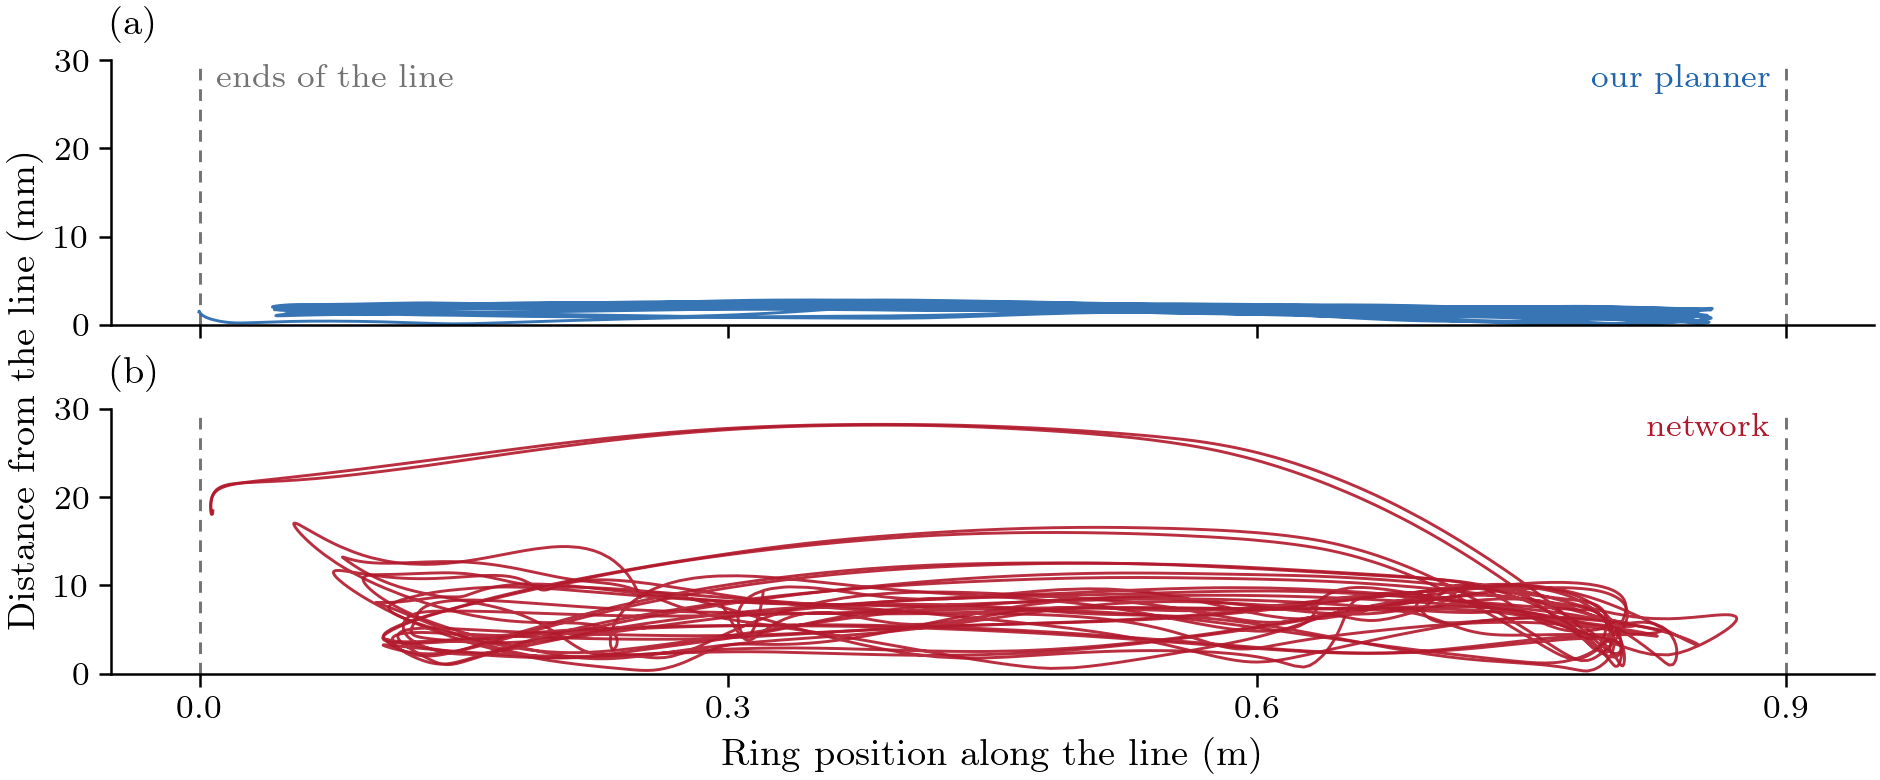

Write the Python code that produced this figure.
#!/usr/bin/env python3
"""C: our planner against our port of Quan et al.'s network on the 0.4 m/s line (card
docs/experiments/2026-10-23_paper_method_compare.md, Results).

Message: on the 0.4 m/s line our planner keeps the ring within 3 mm of the line, the network lets it wander up to
28 mm and turns further short of the ends: the clock-free path error, drawn without the clock.
Hero: the ring's distance from the line against its position along the line, every pass of the scored window (8 cycles),
our planner in blue (R2448), the network at the search's best gains in red (R2689, R2690). The line's ends are the
dashed verticals. Left out: the lag (reported apart, as Wesley scores it), tilt, yaw (fig_c_yaw), the hover and the
0.2 m/s cells. Windows and the target exactly as tools/c_metrics.py scores them (from PATH_START over the whole
cycles before LAND, against the target from before the hand-over).
Preliminary: our planner's line 0.4 has one run (its 2nd flies with the C cells still owed).
"""
import os
import sys

import numpy as np
import pandas as pd

sys.path.insert(0, os.path.dirname(os.path.abspath(__file__)))
import review_style as S  # noqa: E402
import c_metrics as C  # noqa: E402
import metrics as M  # noqa: E402

OURS, NET = ('R2448',), ('R2689', 'R2690')


def line_run(rid):
    """(u along the line in m, distance from the line in m) over the scored window, and the line's length."""
    d = C.run_dirs([rid])[0]
    s = C.score(d)
    run = pd.read_csv(os.path.join(d, 'logs', 'run.csv')).drop_duplicates('t').reset_index(drop=True)
    p = C.planner_params(d)
    t = run.t.to_numpy()
    ref = run[['payload_ref_x', 'payload_ref_y', 'payload_ref_z']].to_numpy()
    act = run[['payload_x', 'payload_y', 'payload_z']].to_numpy()
    ev = M.read_event_list(d)
    t_p0 = C._first(ev, 'PATH_START')
    t_at = min(s['t_handover'], t_p0)
    sel = (t >= t_at - 1.0) & (t < t_at)
    tgt0 = np.nanmedian(ref[sel][-5:], axis=0)
    own0 = np.array([float(np.interp(t_p0, t, ref[:, c])) for c in range(3)])
    off = own0 - tgt0
    x0, dist = own0[0] - off[0], float(p.get('traj_distance', 1.0))
    cf = M.segment_error(act, x0, x0 + dist, ref[:, 1] - off[1], ref[:, 2] - off[2], past_end=False)
    w0, w1 = s['window']
    win = (t >= w0) & (t <= w1)
    return act[win, 0] - x0, cf[win], dist, s


def main():
    S.setup()
    fig = S.figure('full', 2.6)
    axs = fig.subplots(2, 1, sharex=True, sharey=True)
    dist = None
    for ax, rids, col, text in ((axs[0], OURS, S.BLUE, 'our planner'),
                                (axs[1], NET, S.RED, 'network')):
        for rid in rids:
            u, e, dist, s = line_run(rid)
            ax.plot(u, 1000 * e, color=col, lw=S.LW_CTX, alpha=0.9)
            print(rid, s['arm'], f"cf {s['cf_rms_mm']:.1f} rms / {s['cf_max_mm']:.1f} max mm, "
                  f"reach {s['reach_mean_mm']:.1f} mm, u {u.min():.3f}..{u.max():.3f}")
        for x in (0.0, dist):
            S.ref_line(ax, x, horizontal=False)
        ax.annotate(text, xy=(dist, 1.0), xycoords=('data', 'axes fraction'), xytext=(-4, -1),
                    textcoords='offset points', ha='right', va='top', fontsize=8, color=col)
    axs[0].annotate('ends of the line', xy=(0.0, 1.0), xycoords=('data', 'axes fraction'), xytext=(4, -1),
                    textcoords='offset points', ha='left', va='top', fontsize=8, color=S.GREY)
    axs[1].set_xlabel(r'Ring position along the line (m)')
    axs[1].set_xlim(-0.05, dist + 0.05)
    axs[1].set_ylim(0, 30)
    axs[1].set_yticks([0, 10, 20, 30])
    axs[1].set_xticks([0, 0.3, 0.6, 0.9])
    fig.supylabel(r'Distance from the line (mm)', fontsize=9)
    S.ps.panel_label(axs[0], 'a')
    S.ps.panel_label(axs[1], 'b')
    S.save(fig, 'fig_c_line')


if __name__ == '__main__':
    main()
